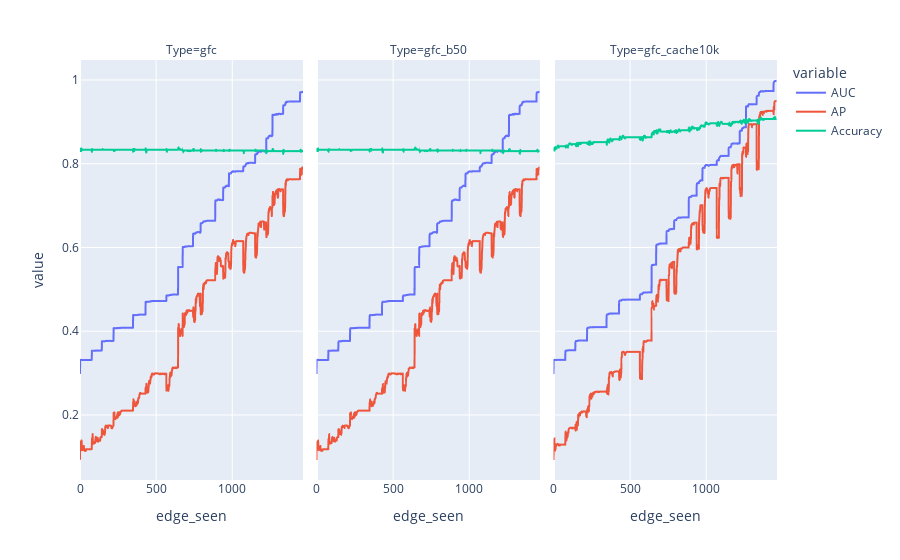

Write notebook code for a chart like this one.
### Code cell
px.line(streaming_evals, x='edge_seen', y=['AUC', 'AP', 'Accuracy'], facet_col='Type')

### Figure 1 — Plotly figure (JSON) as saved in the notebook; plotly's stock layout.template omitted (floating-point values rounded to 4 significant figures; data arrays with more than 128 entries replaced by an {"elided": "..."} marker saying what was removed)
{"data": [{"hovertemplate": "variable=AUC<br>Type=gfc<br>edge_seen=%{x}<br>value=%{y}<extra></extra>", "legendgroup": "AUC", "line": {"color": "#636efa", "dash": "solid"}, "mode": "lines", "name": "AUC", "showlegend": true, "type": "scattergl", "x": {"elided": "1466 int values"}, "xaxis": "x", "y": {"elided": "1466 float values"}, "yaxis": "y"}, {"hovertemplate": "variable=AUC<br>Type=gfc_b50<br>edge_seen=%{x}<br>value=%{y}<extra></extra>", "legendgroup": "AUC", "line": {"color": "#636efa", "dash": "solid"}, "mode": "lines", "name": "AUC", "showlegend": false, "type": "scattergl", "x": {"elided": "1466 int values"}, "xaxis": "x2", "y": {"elided": "1466 float values"}, "yaxis": "y2"}, {"hovertemplate": "variable=AUC<br>Type=gfc_cache10k<br>edge_seen=%{x}<br>value=%{y}<extra></extra>", "legendgroup": "AUC", "line": {"color": "#636efa", "dash": "solid"}, "mode": "lines", "name": "AUC", "showlegend": false, "type": "scattergl", "x": {"elided": "1466 int values"}, "xaxis": "x3", "y": {"elided": "1466 float values"}, "yaxis": "y3"}, {"hovertemplate": "variable=AP<br>Type=gfc<br>edge_seen=%{x}<br>value=%{y}<extra></extra>", "legendgroup": "AP", "line": {"color": "#EF553B", "dash": "solid"}, "mode": "lines", "name": "AP", "showlegend": true, "type": "scattergl", "x": {"elided": "1466 int values"}, "xaxis": "x", "y": {"elided": "1466 float values"}, "yaxis": "y"}, {"hovertemplate": "variable=AP<br>Type=gfc_b50<br>edge_seen=%{x}<br>value=%{y}<extra></extra>", "legendgroup": "AP", "line": {"color": "#EF553B", "dash": "solid"}, "mode": "lines", "name": "AP", "showlegend": false, "type": "scattergl", "x": {"elided": "1466 int values"}, "xaxis": "x2", "y": {"elided": "1466 float values"}, "yaxis": "y2"}, {"hovertemplate": "variable=AP<br>Type=gfc_cache10k<br>edge_seen=%{x}<br>value=%{y}<extra></extra>", "legendgroup": "AP", "line": {"color": "#EF553B", "dash": "solid"}, "mode": "lines", "name": "AP", "showlegend": false, "type": "scattergl", "x": {"elided": "1466 int values"}, "xaxis": "x3", "y": {"elided": "1466 float values"}, "yaxis": "y3"}, {"hovertemplate": "variable=Accuracy<br>Type=gfc<br>edge_seen=%{x}<br>value=%{y}<extra></extra>", "legendgroup": "Accuracy", "line": {"color": "#00cc96", "dash": "solid"}, "mode": "lines", "name": "Accuracy", "showlegend": true, "type": "scattergl", "x": {"elided": "1466 int values"}, "xaxis": "x", "y": {"elided": "1466 float values"}, "yaxis": "y"}, {"hovertemplate": "variable=Accuracy<br>Type=gfc_b50<br>edge_seen=%{x}<br>value=%{y}<extra></extra>", "legendgroup": "Accuracy", "line": {"color": "#00cc96", "dash": "solid"}, "mode": "lines", "name": "Accuracy", "showlegend": false, "type": "scattergl", "x": {"elided": "1466 int values"}, "xaxis": "x2", "y": {"elided": "1466 float values"}, "yaxis": "y2"}, {"hovertemplate": "variable=Accuracy<br>Type=gfc_cache10k<br>edge_seen=%{x}<br>value=%{y}<extra></extra>", "legendgroup": "Accuracy", "line": {"color": "#00cc96", "dash": "solid"}, "mode": "lines", "name": "Accuracy", "showlegend": false, "type": "scattergl", "x": {"elided": "1466 int values"}, "xaxis": "x3", "y": {"elided": "1466 float values"}, "yaxis": "y3"}], "layout": {"annotations": [{"font": {}, "showarrow": false, "text": "Type=gfc", "x": 0.16, "xanchor": "center", "xref": "paper", "y": 1, "yanchor": "bottom", "yref": "paper"}, {"font": {}, "showarrow": false, "text": "Type=gfc_b50", "x": 0.5, "xanchor": "center", "xref": "paper", "y": 1, "yanchor": "bottom", "yref": "paper"}, {"font": {}, "showarrow": false, "text": "Type=gfc_cache10k", "x": 0.84, "xanchor": "center", "xref": "paper", "y": 1, "yanchor": "bottom", "yref": "paper"}], "autosize": true, "legend": {"title": {"text": "variable"}, "tracegroupgap": 0}, "margin": {"t": 60}, "xaxis": {"anchor": "y", "autorange": true, "domain": [0, 0.32], "range": [0, 1465], "title": {"text": "edge_seen"}, "type": "linear"}, "xaxis2": {"anchor": "y2", "autorange": true, "domain": [0.34, 0.66], "matches": "x", "range": [0, 1465], "title": {"text": "edge_seen"}, "type": "linear"}, "xaxis3": {"anchor": "y3", "autorange": true, "domain": [0.68, 1.0], "matches": "x", "range": [0, 1465], "title": {"text": "edge_seen"}, "type": "linear"}, "yaxis": {"anchor": "x", "autorange": true, "domain": [0, 1], "range": [0.04474, 1.048], "title": {"text": "value"}, "type": "linear"}, "yaxis2": {"anchor": "x2", "autorange": true, "domain": [0, 1], "matches": "y", "range": [0.04474, 1.048], "showticklabels": false, "type": "linear"}, "yaxis3": {"anchor": "x3", "autorange": true, "domain": [0, 1], "matches": "y", "range": [0.04474, 1.048], "showticklabels": false, "type": "linear"}}}
